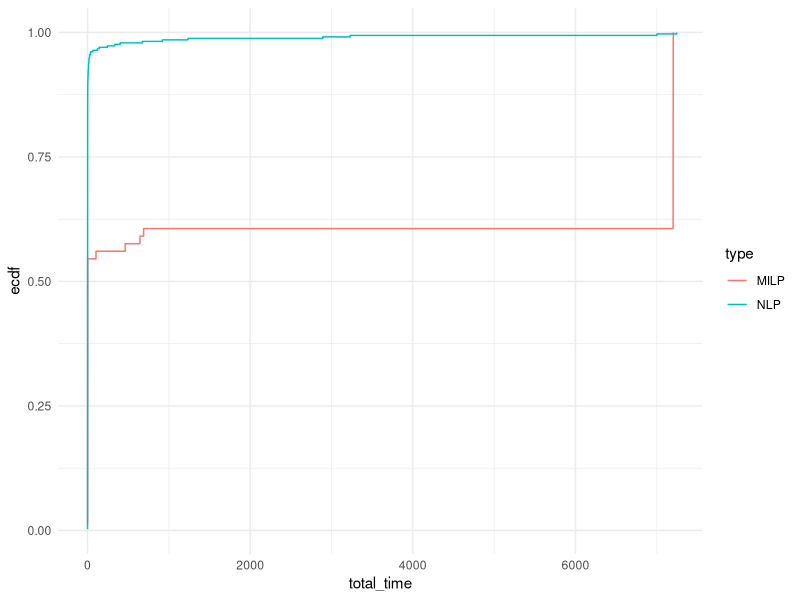
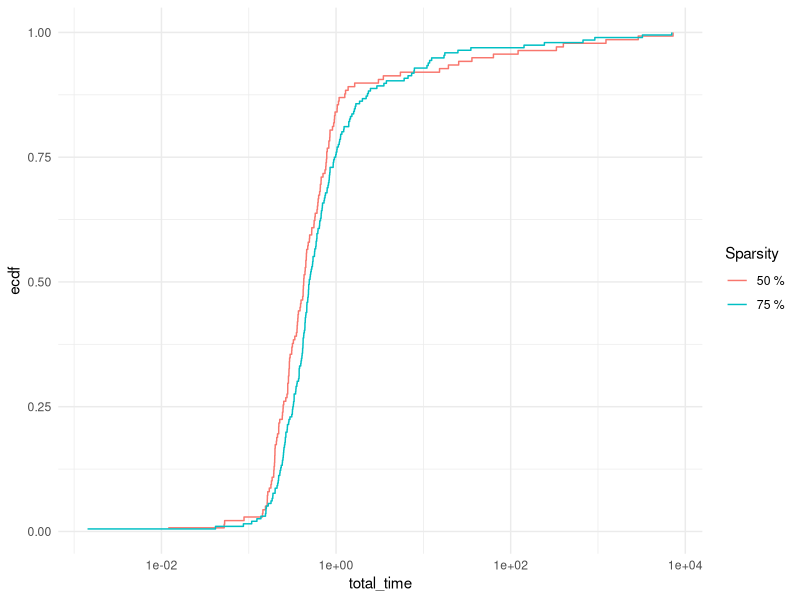
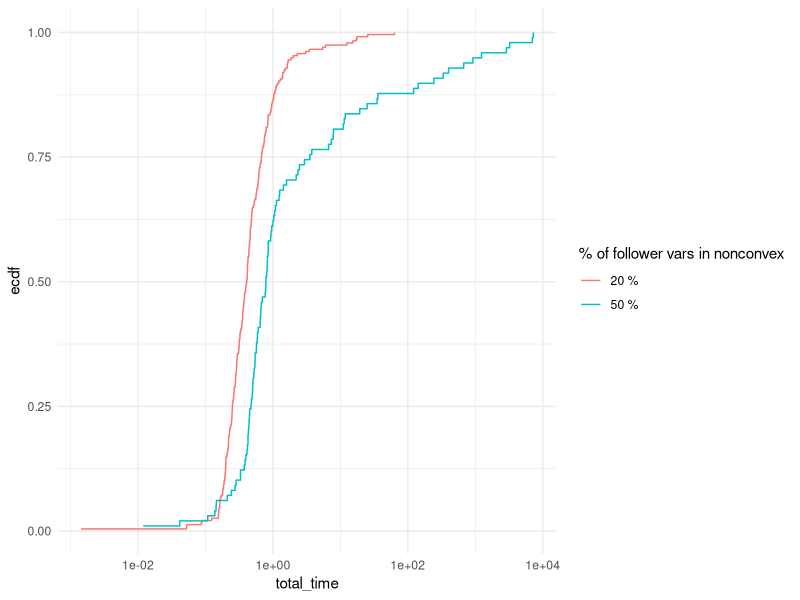
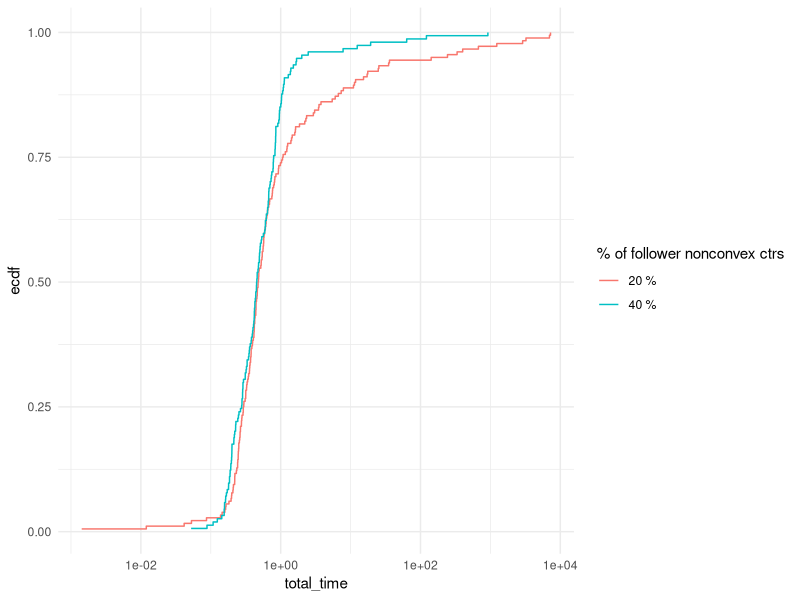

The R source for these figures, in order:
## ---- chunk 1
library(rmarkdown)
library(kableExtra)
library(ggplot2)
library(stringr)
suppressPackageStartupMessages(library(dplyr))
## ---- chunk 2
results = read.table("./results.csv", header = FALSE, sep = ',')
colnames(results) <- c("tag", "instance", "n_leader_vars", "n_leader_ctrs", "n_follower_vars", "n_follower_ctrs", "n_uncertainty_vars", "n_uncertainty_ctrs", "n_second_stage_vars", "n_second_stage_ctrs", "total_time", "master_time", "adversarial_time", "best_bound", "best_obj", "n_iterations", "repeated_scenario", "blank")
results = results %>% mutate(type = ifelse(grepl("milp", instance, ignore.case = TRUE), "MILP", "NLP"))
results$tag = NULL
results$blank = NULL
results$gap_percent = (results$best_obj - results$best_bound) / results$best_obj * 100
## ---- chunk 3
paged_table(results)
## ---- chunk 4
# Solved instances
solved_summary <- results %>%
  filter(total_time < 7200) %>%
  group_by(type, n_leader_vars, n_leader_ctrs, n_follower_vars, n_follower_ctrs) %>%
  summarise(
    solved_avg_total_time = mean(total_time),
    solved_avg_master_time = mean(master_time),
    solved_avg_adversarial_time = mean(adversarial_time),
    solved_avg_n_iterations = mean(n_iterations),
    solved_avg_gap = mean(gap_percent),
    solved_count = n()
  )

# Failed instances
failed_summary <- results %>%
  filter(repeated_scenario == 1) %>%
  group_by(type, n_leader_vars, n_leader_ctrs, n_follower_vars, n_follower_ctrs) %>%
  summarise(
    failed_avg_total_time = mean(total_time),
    failed_avg_n_iterations = mean(n_iterations),
    failed_avg_gap = mean(gap_percent),
    failed_count = n()
  )

# Unsolved instances
unsolved_summary <- results %>%
  filter(!(total_time < 7200) & !(repeated_scenario == 1)) %>%
  group_by(type, n_leader_vars, n_leader_ctrs, n_follower_vars, n_follower_ctrs) %>%
  summarise(
    unsolved_avg_n_iterations = mean(n_iterations),
    unsolved_avg_gap = mean(gap_percent),
    unsolved_count = n()
  )

# Merge summaries
final_summary <- full_join(solved_summary, failed_summary, by = c("type", "n_leader_vars", "n_leader_ctrs", "n_follower_vars", "n_follower_ctrs")) %>%
  full_join(unsolved_summary, by = c("type", "n_leader_vars", "n_leader_ctrs", "n_follower_vars", "n_follower_ctrs")) %>%
  arrange(type, n_leader_vars, n_leader_ctrs, n_follower_vars, n_follower_ctrs)


# Replace NAs with 0 for counts
#final_summary[is.na(final_summary)] <- "-"

options(knitr.kable.NA = '--')

# Print the final summary
kable(final_summary, 
      format = "html",
      col.names = c("Type", "N. Var.", "N. Ctr.", "N. Var.", "N. Ctr.", "Total", "Master", "Separation", "N. Iterations", "Gap (%)", "Count", "Total", "N. Iterations", "Gap (%)", "Count", "N. Iterations", "Gap (%)", "Count"),
      digits = c(matrix(0, ncol = 5), matrix(2, ncol = 5), 0, matrix(2, ncol = 3), 0, matrix(2, ncol = 2), 0)) %>%
  kable_classic(full_width = F, html_font = "Cambria") %>%
  add_header_above(c(" ", "Leader" = 2, "Follower" = 2, "Time" = 3, " " = 3, "Time", " " = 6)) %>%
  add_header_above(c("Instance" = 5, "Solved" = 6, "Failed" = 4, "Unsolved" = 3))

## ---- chunk 5
ggplot(results[results$repeated_scenario == 0,], aes(x = total_time, col = type)) + 
  stat_ecdf(pad = FALSE) +
  coord_cartesian(xlim = c(0,7200)) +
  theme_minimal()
## ---- chunk 6
nlp_results = results[results$type == "NLP",]

matches = str_match(nlp_results$instance, "_p(\\d+)_k(\\d+)_s(\\d+)\\.")

# Extract the parameters from the matches
nlp_results$param_p <- as.integer(matches[, 2])
nlp_results$param_k <- as.integer(matches[, 3])
nlp_results$param_s <- as.integer(matches[, 4])
## ---- chunk 7
ggplot(nlp_results[nlp_results$repeated_scenario == 0,], aes(x = total_time, col = paste0(param_s, " %"))) + 
  stat_ecdf(pad = FALSE) +
  # coord_cartesian(xlim = c(0,7200)) +
  scale_x_log10() +
  theme_minimal() +
  labs(color = "Sparsity")
## ---- chunk 8
ggplot(nlp_results[nlp_results$repeated_scenario == 0,], aes(x = total_time, col = paste0(param_p, " %"))) + 
  stat_ecdf(pad = FALSE) +
  # coord_cartesian(xlim = c(0,7200)) +
  scale_x_log10() +
  theme_minimal() +
  labs(color = "% of follower vars in nonconvex")
## ---- chunk 9
ggplot(nlp_results[nlp_results$repeated_scenario == 0,], aes(x = total_time, col = paste0(param_k, " %"))) + 
  stat_ecdf(pad = FALSE) +
  # coord_cartesian(xlim = c(0,7200)) +
  scale_x_log10() +
  theme_minimal() +
  labs(color = "% of follower nonconvex ctrs")
